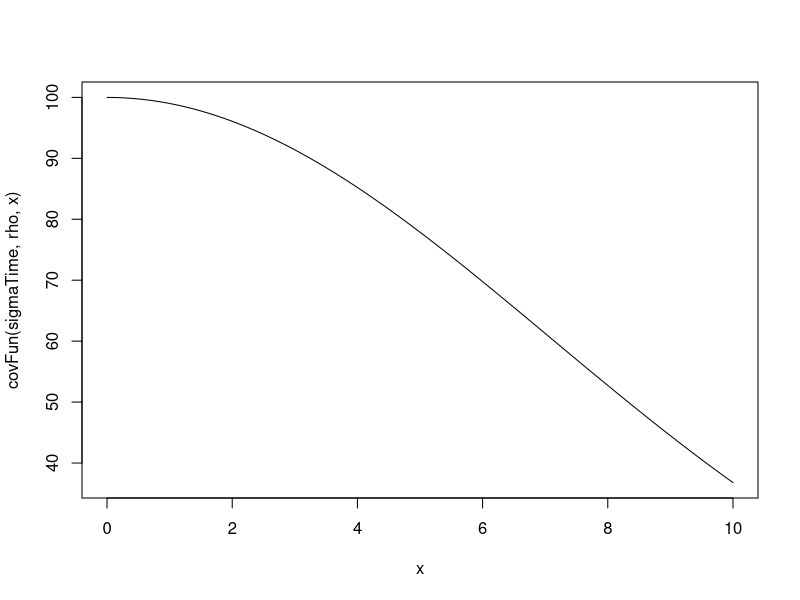
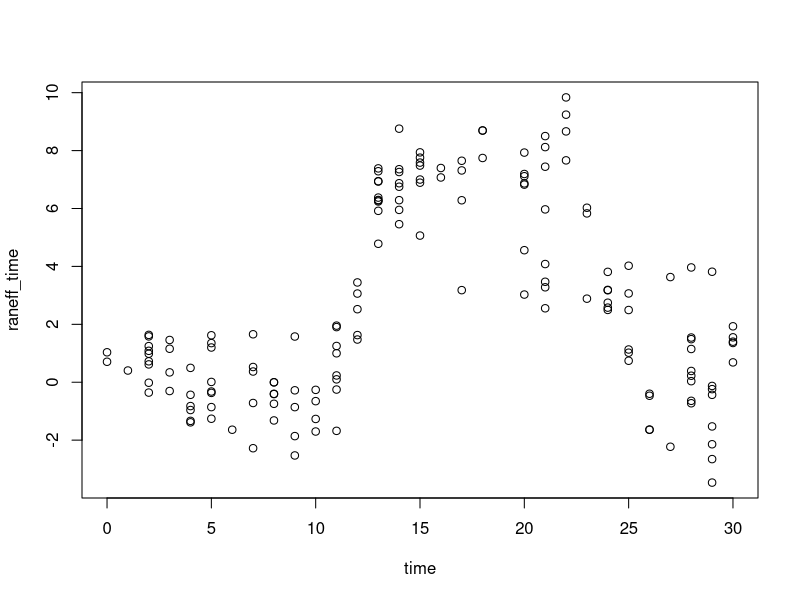
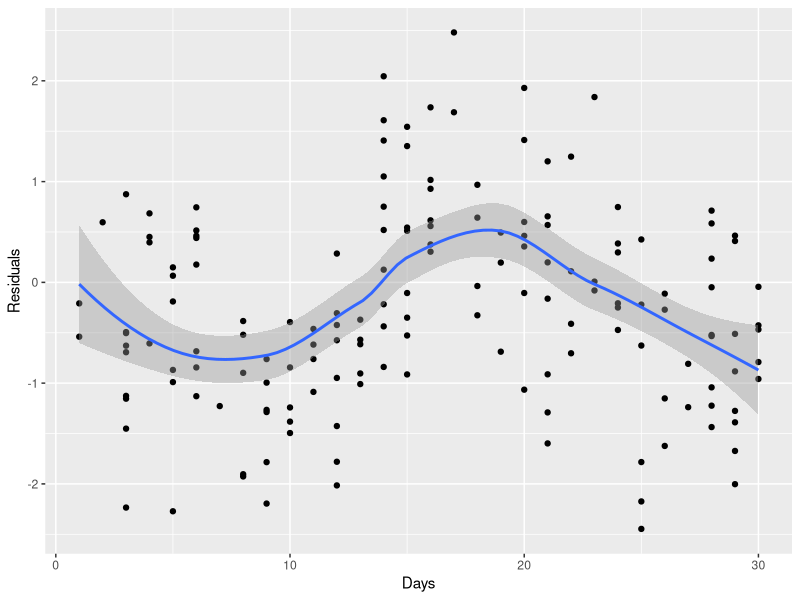
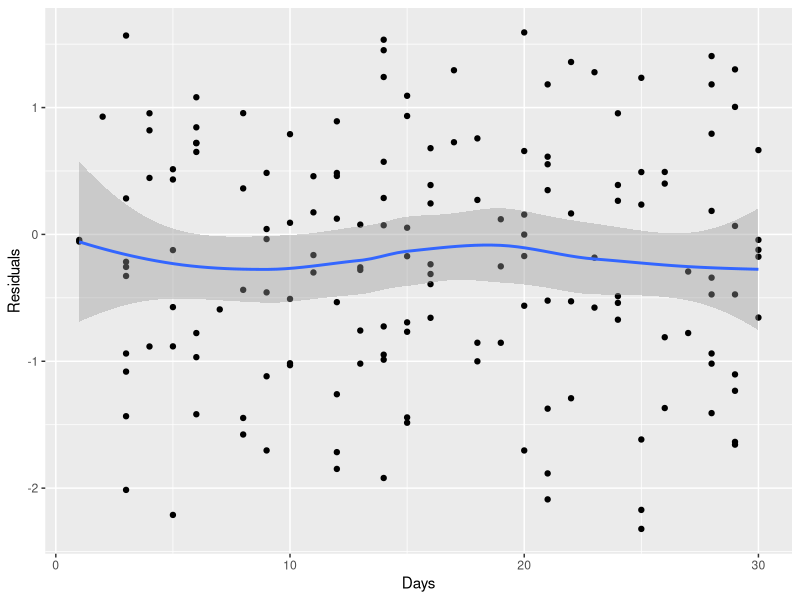
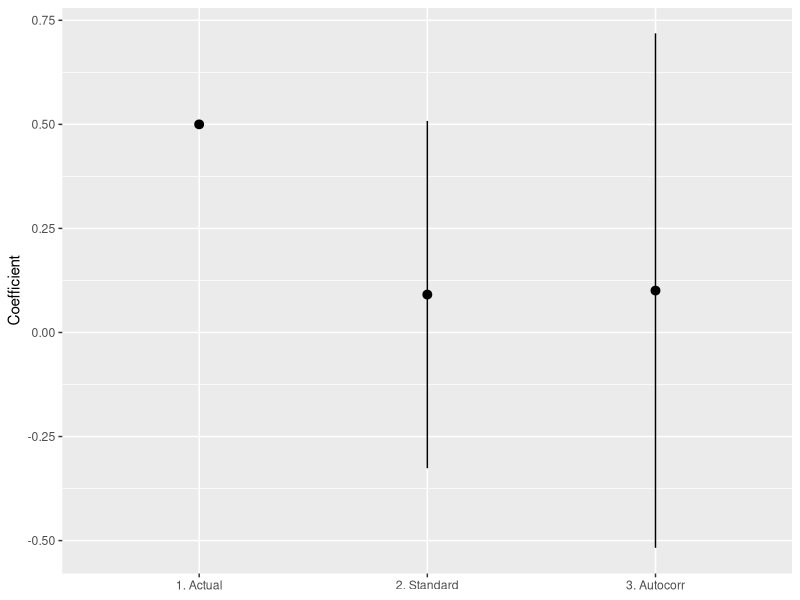
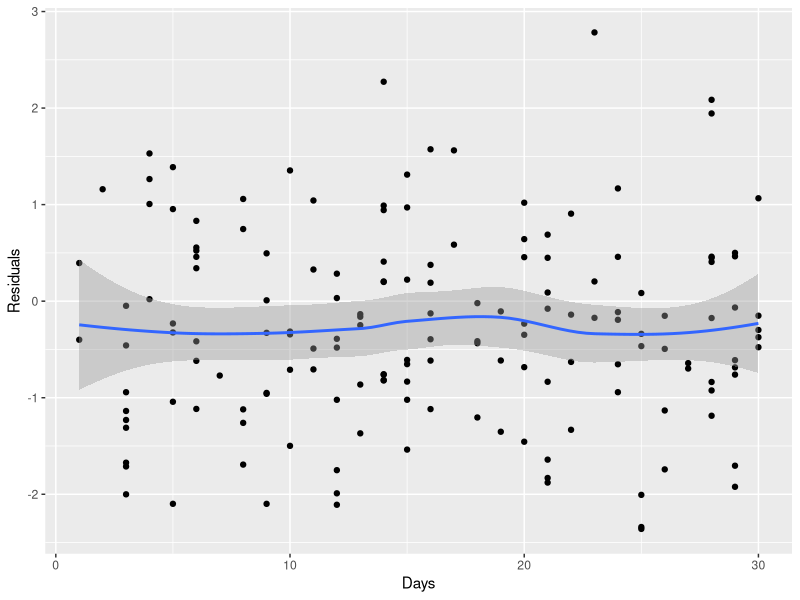

Recreate these plots in R, in order.
# Generate temporally correlated data

library(tidyverse)
library(glmmTMB)
library(mgcv)

#Squared-exponential distance function
covFun <- function(sigma,rho,d) (sigma^2)*exp((-rho^2)*(d^2)) 

##Earlier version
# time <- runif(ngroups,0,10)
# # time <- seq(-20,20,length.out=20)
# distMat <- as.matrix(dist(time,diag=TRUE,upper=TRUE)) #Matrix of distances
# diag(distMat) <- 1e-5
# covMat <- covFun(sigmaG,0.2,distMat) #Covariance matrix
# corMat <- cov2cor(covMat) #Correlation matrix
# cholCorMat <- chol(corMat,pivot = TRUE) #Choleski matrix
# raneffs <- rnorm(ngroups,0,1) %*% cholCorMat #Induce correlation
# raneff_int <- model.matrix(~g-1) %*% raneffs[1,] #Intercept vector
# yhat <- intercept + slopeX*x + raneff_int  #Expected value
# # y <- rnorm(n,yhat,sigmaR) #Data (normal)
# y <- rnbinom(n,mu=exp(yhat/5),sigmaR) #Data (NB)
# # lat <- model.matrix(~g-1) %*% lat
# # lon <- model.matrix(~g-1) %*% lon
# time <- model.matrix(~g-1) %*% time
# dat3 <- data.frame(count=y,temperature=x+10,location=g,days=time) #Assemble into data frame

set.seed(1)
n <- 160
ngroups <- 16

x <- runif(n,0,20) #Single fixed effect predictor
g <- sample(letters[1:ngroups],n,TRUE) #Groups
intercept <- 1
slopeX <- 0.5
sigmaR <- 3 #Residual sigma 
sigmaTime <- 10 #Covariance for GP model
sigmaG <- 3 #Group intercept sigma
rho <- 0.1

# Generate temporally correlated random intercepts
time <- round(sort(runif(n,0,30)))
# time <- seq(-20,20,length.out=20)
distMat <- as.matrix(dist(time,diag=TRUE,upper=TRUE)) #Matrix of distances
diag(distMat) <- 1e-5
covMat <- covFun(sigmaTime,rho,distMat) #Covariance matrix
curve(covFun(sigmaTime,rho,x),0,10)
corMat <- cov2cor(covMat) #Correlation matrix
cholCorMat <- chol(corMat,pivot = TRUE) #Choleski matrix
raneff_time <- (rnorm(n,0,1) %*% cholCorMat)[1,] #Induce correlation
plot(time,raneff_time) #Temporal effect
raneff_site <- model.matrix(~g-1) %*% rnorm(ngroups,0,sigmaG) #Random intercept for site

yhat <- intercept + slopeX*x + raneff_time + raneff_site  #Expected value
# y <- rnorm(n,yhat,sigmaR) #Data (normal)
y <- rnbinom(n,mu=exp(yhat/5),sigmaR) #Data (NB)
# lat <- model.matrix(~g-1) %*% lat
# lon <- model.matrix(~g-1) %*% lon
# time <- model.matrix(~g-1) %*% time
dat <- data.frame(count=y,temperature=x,site=g,days=factor(time)) #Assemble into data frame
rm(x,g,y,y2,lat,lon,yhat,n)
filepath <- './08 Spatiotemporal models/timeDat.csv'

# write.csv(dat,filepath,row.names = FALSE)
# dat <- read.csv(filepath) %>% mutate(site=factor(site))

#Naive random effect model
m2 <- glmmTMB(count~temperature+(1|site),
              data=dat,
              family='nbinom2')

m2Res <- residuals(m2,'deviance')

dat %>% mutate(m2Res) %>% 
  mutate(days=as.numeric(days)) %>% 
  ggplot(aes(x=days,y=m2Res))+
  geom_point()+
  geom_smooth(method='loess',formula=y~x)+
  labs(x='Days',y='Residuals')

#Days as "numeric factor"
dat$dayF <- numFactor(dat$days)
dat$group <- factor(rep(1,nrow(dat)))

#Fit model with temporal random effect
m2_ac <- glmmTMB(count~temperature+(1|site)+
                   exp(dayF+0|group),
                 data=dat,
                 family='nbinom2')
m2acRes <- residuals(m2_ac,'deviance')

dat %>% mutate(m2acRes) %>% 
  mutate(days=as.numeric(days)) %>% 
  ggplot(aes(x=days,y=m2acRes))+
  geom_point()+
  geom_smooth(method='loess',formula=y~x)+
  labs(x='Days',y='Residuals')

data.frame(mod=c('1. Actual','2. Standard','3. Autocorr'),
           coef=c(0.5,fixef(m2)[[1]][2],fixef(m2_ac)[[1]][2]),
           se=c(0,sqrt(diag(vcov(m2)[[1]]))[1],sqrt(diag(vcov(m2_ac)[[1]]))[1])) %>% 
  mutate(upr=coef+se*1.96,lwr=coef-se*1.96) %>% 
  ggplot(aes(x=mod,y=coef))+geom_pointrange(aes(ymax=upr,ymin=lwr))+
  labs(x=NULL,y='Coefficient')

dat$days <- as.numeric(dat$days)

m3 <- gam(count~temperature+
            s(days,bs='cr'),
          data=dat,family='nb')

summary(m3)
m3Res <- residuals(m3,'deviance')

dat %>% mutate(m3Res) %>% 
  mutate(days=as.numeric(days)) %>% 
  ggplot(aes(x=days,y=m3Res))+
  geom_point()+
  geom_smooth(method='loess',formula=y~x)+
  labs(x='Days',y='Residuals')
